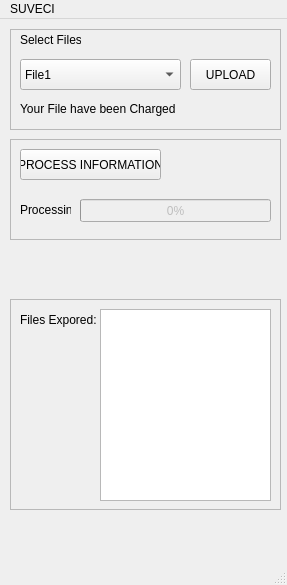
<?xml version="1.0" encoding="UTF-8"?>
<ui version="4.0">
 <class>MainWindow</class>
 <widget class="QMainWindow" name="MainWindow">
  <property name="geometry">
   <rect>
    <x>0</x>
    <y>0</y>
    <width>287</width>
    <height>585</height>
   </rect>
  </property>
  <property name="windowTitle">
   <string>MainWindow</string>
  </property>
  <widget class="QWidget" name="centralwidget">
   <widget class="QFrame" name="process_frame">
    <property name="geometry">
     <rect>
      <x>10</x>
      <y>120</y>
      <width>271</width>
      <height>101</height>
     </rect>
    </property>
    <property name="frameShape">
     <enum>QFrame::StyledPanel</enum>
    </property>
    <property name="frameShadow">
     <enum>QFrame::Raised</enum>
    </property>
    <widget class="QPushButton" name="btn_process">
     <property name="geometry">
      <rect>
       <x>10</x>
       <y>10</y>
       <width>141</width>
       <height>31</height>
      </rect>
     </property>
     <property name="text">
      <string>PROCESS INFORMATION</string>
     </property>
    </widget>
    <widget class="QProgressBar" name="process_bar">
     <property name="enabled">
      <bool>false</bool>
     </property>
     <property name="geometry">
      <rect>
       <x>70</x>
       <y>60</y>
       <width>191</width>
       <height>23</height>
      </rect>
     </property>
     <property name="value">
      <number>0</number>
     </property>
    </widget>
    <widget class="QLabel" name="label_2">
     <property name="geometry">
      <rect>
       <x>10</x>
       <y>60</y>
       <width>51</width>
       <height>21</height>
      </rect>
     </property>
     <property name="text">
      <string>Processing</string>
     </property>
    </widget>
   </widget>
   <widget class="QFrame" name="selec_file_frame">
    <property name="geometry">
     <rect>
      <x>10</x>
      <y>10</y>
      <width>271</width>
      <height>101</height>
     </rect>
    </property>
    <property name="frameShape">
     <enum>QFrame::StyledPanel</enum>
    </property>
    <property name="frameShadow">
     <enum>QFrame::Raised</enum>
    </property>
    <widget class="QComboBox" name="list_options">
     <property name="geometry">
      <rect>
       <x>10</x>
       <y>30</y>
       <width>161</width>
       <height>31</height>
      </rect>
     </property>
     <item>
      <property name="text">
       <string>File1</string>
      </property>
     </item>
     <item>
      <property name="text">
       <string>File 2</string>
      </property>
     </item>
    </widget>
    <widget class="QLabel" name="label">
     <property name="geometry">
      <rect>
       <x>10</x>
       <y>0</y>
       <width>61</width>
       <height>21</height>
      </rect>
     </property>
     <property name="text">
      <string>Select Files</string>
     </property>
    </widget>
    <widget class="QPushButton" name="btn_charge">
     <property name="geometry">
      <rect>
       <x>180</x>
       <y>30</y>
       <width>81</width>
       <height>31</height>
      </rect>
     </property>
     <property name="text">
      <string>UPLOAD</string>
     </property>
    </widget>
    <widget class="QLabel" name="label_file">
     <property name="geometry">
      <rect>
       <x>10</x>
       <y>70</y>
       <width>251</width>
       <height>20</height>
      </rect>
     </property>
     <property name="text">
      <string>Your File have been Charged</string>
     </property>
    </widget>
   </widget>
   <widget class="QFrame" name="files_frame">
    <property name="geometry">
     <rect>
      <x>10</x>
      <y>280</y>
      <width>271</width>
      <height>211</height>
     </rect>
    </property>
    <property name="frameShape">
     <enum>QFrame::StyledPanel</enum>
    </property>
    <property name="frameShadow">
     <enum>QFrame::Raised</enum>
    </property>
    <widget class="QLabel" name="label_3">
     <property name="geometry">
      <rect>
       <x>10</x>
       <y>10</y>
       <width>81</width>
       <height>21</height>
      </rect>
     </property>
     <property name="text">
      <string>Files Expored:  </string>
     </property>
    </widget>
    <widget class="QListWidget" name="list_new_file">
     <property name="geometry">
      <rect>
       <x>90</x>
       <y>10</y>
       <width>171</width>
       <height>192</height>
      </rect>
     </property>
    </widget>
   </widget>
   <zorder>selec_file_frame</zorder>
   <zorder>process_frame</zorder>
   <zorder>files_frame</zorder>
  </widget>
  <widget class="QMenuBar" name="menubar">
   <property name="geometry">
    <rect>
     <x>0</x>
     <y>0</y>
     <width>287</width>
     <height>21</height>
    </rect>
   </property>
   <widget class="QMenu" name="menuSUVECI">
    <property name="title">
     <string>SUVECI</string>
    </property>
   </widget>
   <addaction name="menuSUVECI"/>
  </widget>
  <widget class="QStatusBar" name="statusbar"/>
 </widget>
 <resources/>
 <connections>
  <connection>
   <sender>list_options</sender>
   <signal>highlighted(QString)</signal>
   <receiver>btn_charge</receiver>
   <slot>showMenu()</slot>
   <hints>
    <hint type="sourcelabel">
     <x>172</x>
     <y>96</y>
    </hint>
    <hint type="destinationlabel">
     <x>211</x>
     <y>95</y>
    </hint>
   </hints>
  </connection>
 </connections>
</ui>
